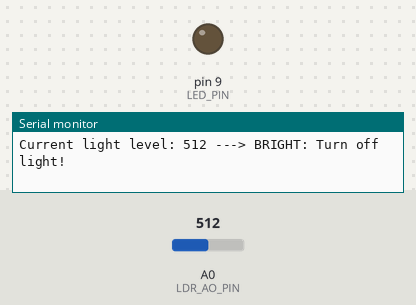
A sketch run on a simulated Arduino Uno, built with avr-gcc and run on an emulated ATmega328P. On the bench: output pins drawn as LEDs (lit = HIGH), the last lines printed to the serial monitor. The inputs (shaded band) are chosen by the test bench; at power-on: A0 (LDR_AO_PIN) = 512.

Above: at 1.2 s.
1.3 s: A0 (LDR_AO_PIN) set to 891
4.3 s: A0 (LDR_AO_PIN) set to 917
At 5.4 s:
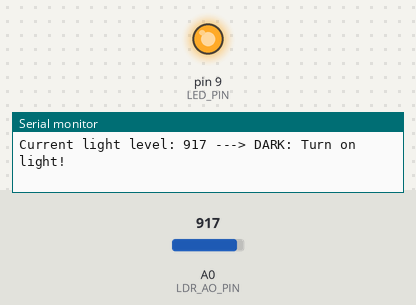
6.0 s: A0 (LDR_AO_PIN) set to 900
At 6.7 s:
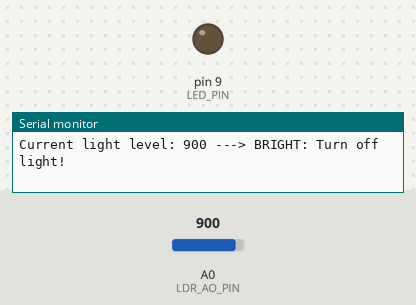
7.5 s: A0 (LDR_AO_PIN) set to 1023
At 8.0 s:
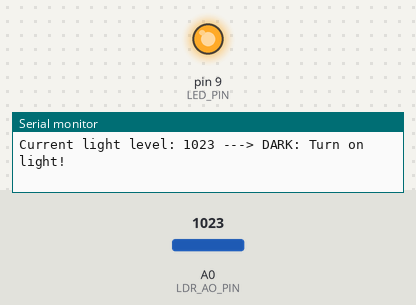
Timing chart, 0 to 10.0 s (numbered marks = the images above; inputs shaded):
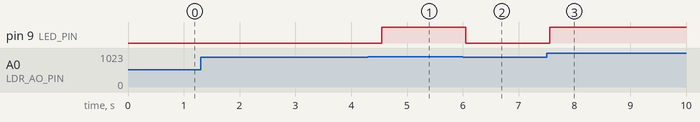

The sketch:

night-light.ino
```cpp
/*
  PROJECT 04: AUTOMATIC NIGHT LIGHT (USING HIGH-SENSITIVITY ANALOG)
  - MS-CDS05: VCC -> 5V | GND -> GND | A0 -> A0
  - LED: Positive pin (+) -> 220R Resistor -> Pin 9
*/

const int LDR_AO_PIN = A0;
const int LED_PIN = 9;

// === ADJUST SENSITIVITY HERE ===
// The higher/lower the number, the more the sensitivity changes (Range from 0 to 1023)
int threshold = 900;

void setup() {
  pinMode(LED_PIN, OUTPUT);
  Serial.begin(9600);
  Serial.println("=== STARTING REAL-TIME LIGHT MEASUREMENT ===");
}

void loop() {
  // Read specific light level value (0 - 1023)
  int lightValue = analogRead(LDR_AO_PIN);

  Serial.print("Current light level: ");
  Serial.print(lightValue);

  // If light crosses the threshold (you may need to change > to < depending on the module)
  if (lightValue > threshold) {
    Serial.println(" ---> DARK: Turn on light!");
    digitalWrite(LED_PIN, HIGH);
  } else {
    Serial.println(" ---> BRIGHT: Turn off light!");
    digitalWrite(LED_PIN, LOW);
  }

  delay(300);
}
```

Measured:
- the behaviour switches between 900 and 901 on A0 (LDR_AO_PIN) (found by bisection; images 0 and 1)
- after the input at 4.3 s, pin 9 (LED_PIN): LOW → HIGH after 0.25 s
- after the input at 6.0 s, pin 9 (LED_PIN): HIGH → LOW after 0.05 s
- after the input at 7.5 s, pin 9 (LED_PIN): LOW → HIGH after 0.05 s
